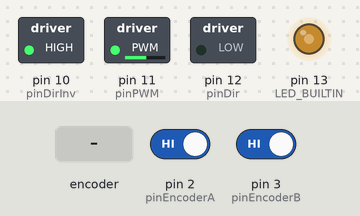
Recording of a sketch running on a simulated Arduino Uno, built with avr-gcc and run on an emulated ATmega328P. Shown: switched loads named in the sketch (green lamp = pin HIGH), output pins drawn as LEDs (lit = HIGH). Dashed ring = blinking. The test bench sets the inputs (shaded band); at power-on: pin 2 (pinEncoderA) HIGH, pin 3 (pinEncoderB) HIGH. What the sketch prints to the serial monitor is not drawn.

Above: at 1.2 s.
1.3 s: rotary encoder on pin 2 (pinEncoderA) / pin 3 (pinEncoderB) turned 3 steps (first pin leading)
At 35.96 s:
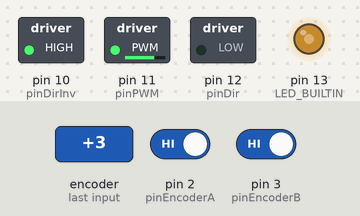
Timing chart, 0 to 41.4 s (numbered marks = the images above; inputs shaded):
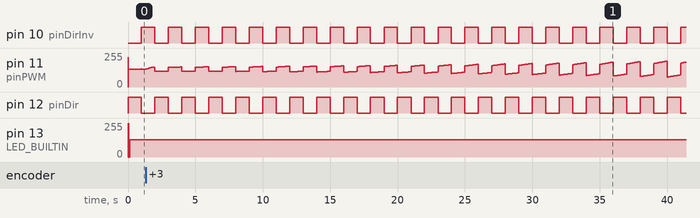

Measured:
- by itself, pin 10 (pinDirInv): alternates HIGH for 0.99 s and LOW for 1.0 s
- by itself, pin 12 (pinDir): alternates HIGH for 1.0 s and LOW for 0.99 s

The sketch:

STR_LAB4base.ino
```cpp
//https://www.tinkercad.com/things/h3S85iQRm9e-str-lab-4/editel?sharecode=cALcYH_ERGAmHnAVeE1C7P88-S-lABlGDJDkDMz1cZM

#define pinEncoderA 2//attach yellow wire from the motor to pin 2 of arduino
#define pinEncoderB 3//attach purple wire from the motor to pin 19 of arduino
#define pinPWM 11
#define pinDir 12
#define pinDirInv 10

#define kp 1.5
#define ki 0.0001
#define kd 0.01

//function prototypes
void ISREncoderA(void);
void ISREncoderB(void);


void setup() {
    pinMode(LED_BUILTIN, OUTPUT);
    pinMode(LED_BUILTIN,OUTPUT);
    pinMode(pinEncoderA, INPUT_PULLUP);
    pinMode(pinEncoderB, INPUT_PULLUP);
    pinMode(pinDir, OUTPUT);
    pinMode(pinDirInv, OUTPUT);
    pinMode(pinPWM, OUTPUT);
    attachInterrupt(digitalPinToInterrupt(pinEncoderA), ISREncoderA, CHANGE);
    attachInterrupt(digitalPinToInterrupt(pinEncoderB), ISREncoderB, CHANGE);
    Serial.begin(115200);
    // TIMER 1 for interrupt frequency 100 Hz:
    cli(); // stop interrupts
    TCCR1A = 0; // set entire TCCR1A register to 0
    TCCR1B = 0; // same for TCCR1B
    TCNT1 = 0; // initialize counter value to 0
    OCR1A = 19999; // = 16000000 / (8 * 100) - 1 (must be <65536)
    TCCR1B |= (1 << WGM12);
    TCCR1B |= (0 << CS12) | (1 << CS11) | (0 << CS10);
    TIMSK1 |= (1 << OCIE1A);
    sei(); // allow interrupts
}

unsigned long isr_timer1_count=0;
//Timer interrupt each 0.01 s

int setpoint = 0;
float u=0;
signed int ISRCounter=0;//used inside the ISR

ISR(TIMER1_COMPA_vect)
{
  digitalWrite(LED_BUILTIN, digitalRead(LED_BUILTIN) ^ 1);
  isr_timer1_count++;
    if ((isr_timer1_count%200)>100) {
      //u=10;
        setpoint = 90;
    }
    else {
      //u=-10;
        setpoint = -90;
    }
    u = PID((float)setpoint-ISRCounter);
    if ( (u>0) && (u<10) )u=10;
    if ( (u>-10) && (u<0) )u=-10;
  //check for motor direction
  if (u>=0)motorDirect();
  else motorInvert();

  //check for saturation
  if (u>255.0)u=255.0;
  if (u<-255.0)u=-255.0;

    analogWrite(pinPWM,abs(u));//update output
    Serial.print(setpoint);
    Serial.print(',');
    Serial.println(ISRCounter);
}
//Clockwise
inline void motorDirect(){
    digitalWrite(pinDir,0);
  digitalWrite(pinDirInv,1);
}
//antiClockwise
inline void motorInvert(){
  digitalWrite(pinDir,1);
  digitalWrite(pinDirInv,0);
}

float integral = 0;
float previousTime = 0;
float lastError = 0;
float PID(float error){

    float currentTime = isr_timer1_count*0.01;
    float elapsedT = (float)(currentTime - previousTime);
    float derivate = (error - lastError)/elapsedT;
    integral += (error * elapsedT);

    lastError = error;
    previousTime = elapsedT;
    return (kp * error) + (ki * integral) + (kd * derivate);
}

int Old, New;
int QEM [16] = {0,-1,1,2,1,0,2,-1,-1,2,0,1,2,1,-1,0};

void ISREncoderB(void){//pinA change
    Old = New;
    New = digitalRead(pinEncoderA)*2 + digitalRead(pinEncoderB);
    ISRCounter -= QEM[Old*4 +New];
}
void ISREncoderA(void){//pinB change
    Old = New;
    New = digitalRead(pinEncoderA)*2 + digitalRead(pinEncoderB);
    ISRCounter -= QEM[Old*4 +New];
}
void loop(){
}
```
